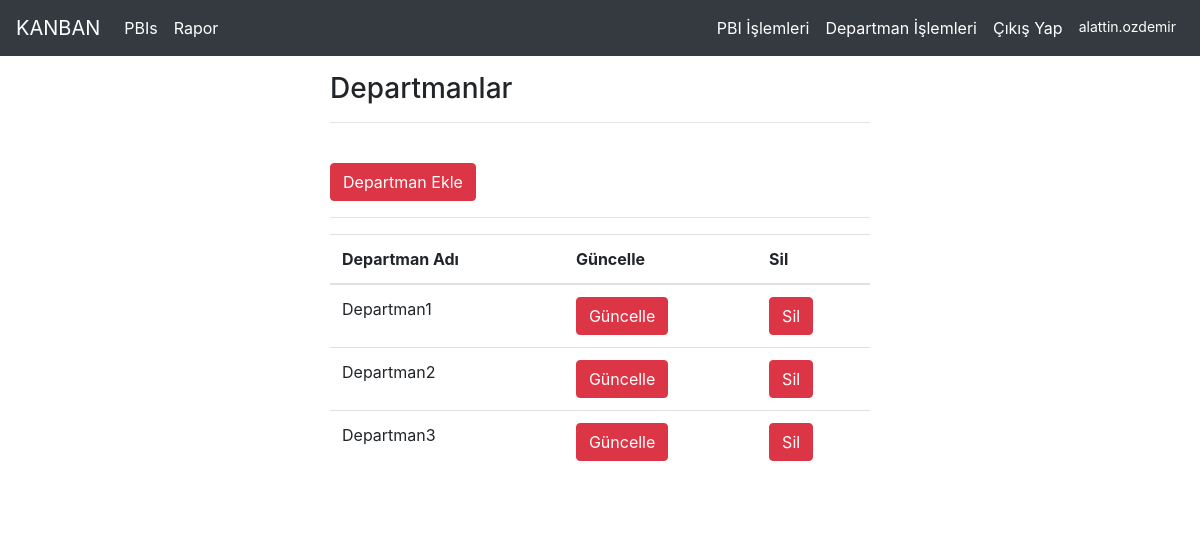
The app's page /departments/ (signed in) with its own data.
### home/models.py (models this page shows, shortened)
class Departments(models.Model):
    department_name = models.CharField(max_length=150, verbose_name="Departman Adı:")
    department_mail = models.CharField(max_length=150, verbose_name="Departman Mail:")

### home/views.py (the view)
# urls.py: path('departments/', views.departments, name="departments"),
@login_required(login_url="login")
def departments(request):
    try:
        depart = Departments.objects.all()
        return render(request, "home/departments.html", {"departments": depart})
    except Exception as e:
        trace_back = traceback.format_exc()
        return HttpResponse(str(e) + " " + str(trace_back))

### home/templates/home/departments.html (shortened to what this page needs)
{% extends "home/layout.html" %}
{% block body%}
{% load crispy_forms_tags %}
<div class="row">
    {%if request.user.is_superuser%}
    <div class="col-md-6 offset-md-3">
        <h3>Departmanlar</h3>
        <hr>
        <form method="post">
            <br>
            <a class="btn btn-danger" href="/adddepartments">Departman Ekle</a>
        </form>
        <hr>
        <table class="table">
            <thead>
            <tr>
                <th scope="col">Departman Adı</th>
                <th scope="col">Güncelle</th>
                <th scope="col">Sil</th>
            </tr>
            </thead>
            <tbody>
            {%for department in departments%}
            <tr>
                <td>{{department.department_name}}</td>
                <td><a href="/articles/update/{{department.id}}" class="btn btn-danger">Güncelle</a></td>
                <td><a href="/department_delete/{{department.id}}" class="btn btn-danger">Sil</a></td>
            </tr>
            {%endfor%}
            </tbody>
        </table>
        <div class="alert alet-danger"></div>
    </div>
    {%else%}
    <div class="alert alert-danger"> Bu alana giris yetkiniz yok!</div>
</div>
{%endif%}
{% endblock body%}

### home/templates/home/includes/navbar.html (shortened to what this page needs)
<nav class="navbar navbar-expand-md navbar-dark fixed-top bg-dark">
    <a class="navbar-brand" href="{% url 'index' %}">KANBAN</a>
    <div class="collapse navbar-collapse" id="navbarCollapse">
        <ul class="navbar-nav mr-auto">
            <li class="nav-item active">
                <a class="nav-link" href="{% url 'pbis' %}">PBIs</a>
            </li>
             <li class="nav-item active">
                <a class="nav-link" href="{% url 'report' %}">Rapor</a>
            </li>
        </ul>
        <ul class="navbar-nav ml-auto">
            <li class="nav-item active">
                <a class="nav-link" href="{% url 'add_pbi' %}">PBI İşlemleri</a>
            </li>
            <li class="nav-item active">
                <a class="nav-link" href="{% url 'departments' %}">Departman İşlemleri</a>
            </li>
             {%if request.user.is_authenticated%}
            <li class="nav-item active">
                <a class="nav-link" href="{% url 'logoutuser' %}">Çıkış Yap</a>
            </li>
            <li class="nav-item active">
                <div  class="nav-link" style="font-size: 14px; 'text-align: center; ">{{request.user.username}}</div>
            </li>
            {%else%}
            <li class="nav-item active">
                <a class="nav-link" href="{% url 'login' %}"> Giriş Yap</a>
            </li>
             {%endif%}
        </ul>
    </div>
</nav>

### records on screen
Departments: department_name "Departman1"
Departments: department_name "Departman2"
Departments: department_name "Departman3"

### other values on screen
{{ request.user.username }} "alattin.ozdemir"
